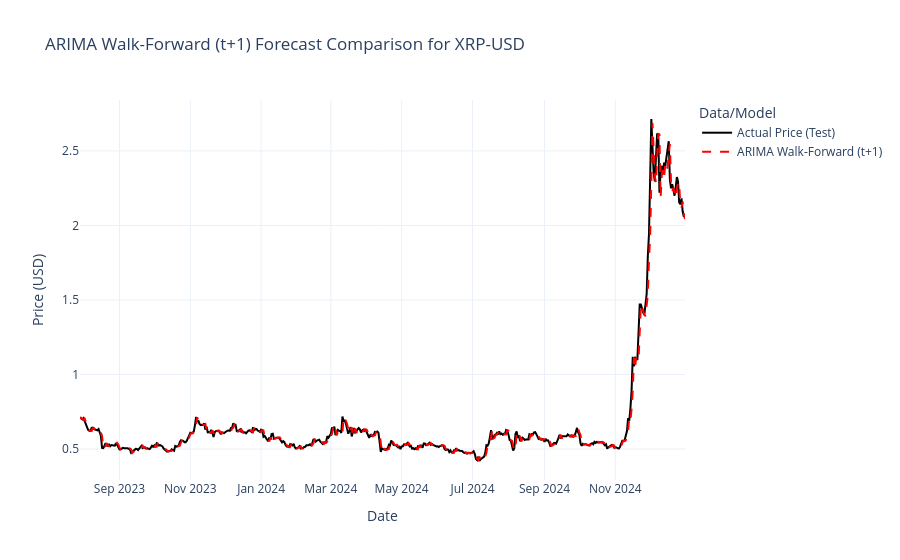

Write notebook code for a chart like this one.
### Code cell
# %% [markdown]
# ## ARIMA Model for XRP; horizon = 1
# ## Python version 3.11+

# %%
import pandas as pd
import numpy as np
import matplotlib.pyplot as plt
import warnings
warnings.filterwarnings('ignore')
import time # To time execution

# Data and Preprocessing
import yfinance as yf
from sklearn.metrics import mean_absolute_percentage_error, mean_absolute_error, mean_squared_error, r2_score
from statsmodels.tsa.stattools import adfuller

# ARIMA
import pmdarima as pm # For auto_arima

# Visualization
import plotly.graph_objects as go

# Plotting Style Preferences (Optional)
plt.style.use('seaborn-v0_8-whitegrid')
plt.rcParams['figure.figsize'] = (12, 6)
plt.rcParams['figure.dpi'] = 100


# %% [markdown]
# ## 2. Configuration

# %%
# --- User Defined Parameters ---
ticker = "XRP-USD"
start_date = "2017-11-09"
end_date = "2025-01-01"

# Define Train/Test Split Ratio for the *initial* training phase
train_split_ratio = 0.80

# auto_arima parameters 
ARIMA_SEASONAL_PERIOD = 7 # Weekly seasonality for daily data 


# %% [markdown]
# ## 3. Data Loading and Preparation

# %%
print(f"--- Loading Data for {ticker} ---")
try:
    df_full = yf.download(tickers=[ticker], start=start_date, end=end_date, progress=False)
    if df_full.empty:
        raise ValueError(f"No data downloaded for {ticker}.")

    # Select 'Close' column directly
    if 'Close' not in df_full.columns:
         raise ValueError(f"'Close' column not found in downloaded data for {ticker}.")
    df_full = df_full[['Close']].copy()

    df_full = df_full.asfreq('D')
    df_full.ffill(inplace=True) 
    df_full.dropna(inplace=True)
    if df_full.empty:
        raise ValueError(f"Data for {ticker} became empty after processing.")
    print(f"Loaded {len(df_full)} data points for {ticker} from {df_full.index.min()} to {df_full.index.max()}.")
except Exception as e:
    print(f"Original Error: {e}")
    raise ValueError(f"Failed to load or process data for {ticker}. Check symbol and data source.")

# %% [markdown]
# ## 4. Data Splitting

# %%
# Split Data into initial training and test sets
n_total = len(df_full)
n_train = int(train_split_ratio * n_total)
n_test = n_total - n_train # n_test determines the number of walk-forward steps

train_data_df = df_full[:n_train]
test_data_df = df_full[n_train:] # This is the period for walk-forward evaluation

print(f"\nInitial Training Data: {n_train} points ({train_data_df.index.min().strftime('%Y-%m-%d')} to {train_data_df.index.max().strftime('%Y-%m-%d')})")
print(f"Test Data (for walk-forward): {n_test} points ({test_data_df.index.min().strftime('%Y-%m-%d')} to {test_data_df.index.max().strftime('%Y-%m-%d')})")


# %% [markdown]
# ## 5. Stationarity Check (on Initial Training Data)

# %%
def check_stationarity(timeseries):
    print("\nResults of Dickey-Fuller Test:")
    dftest = adfuller(timeseries, autolag="AIC")
    dfoutput = pd.Series(
        dftest[0:4],
        index=["Test Statistic", "p-value", "#Lags Used", "# Observations Used"],
    )
    for key, value in dftest[4].items():
        dfoutput[f"Critical Value ({key})"] = value
    print(dfoutput.to_string()) # Use to_string for clean print
    if dftest[1] <= 0.05:
        print("=> Conclusion: Data is likely Stationary (reject H0)")
    else:
        print("=> Conclusion: Data is likely Non-Stationary (fail to reject H0)")

print("\n--- Stationarity Check on Initial Training Data ---")
check_stationarity(train_data_df['Close'])

# %% [markdown]
# ## 6. Initial ARIMA Model Fit (using auto_arima)

# %%
print("\n--- Fitting Initial ARIMA Model on Training Data ---")
start_time_initial_train = time.time()

# Use auto_arima to find the best model once on the initial training data
arima_model = pm.auto_arima(train_data_df['Close'],
                           start_p=1, start_q=1,
                           test='adf',        
                           max_p=3, max_q=3,  
                           m=ARIMA_SEASONAL_PERIOD, 
                           start_P=0, seasonal=(ARIMA_SEASONAL_PERIOD > 1),
                           d=None,           
                           D=None,       
                           trace=False,       
                           error_action='ignore',
                           suppress_warnings=True,
                           stepwise=True)

end_time_initial_train = time.time()
print(f"Initial ARIMA training finished in {end_time_initial_train - start_time_initial_train:.2f} seconds.")
print("\n--- Initial Best Model Found ---")
print(arima_model.summary())
print(f"\nBest ARIMA Order: {arima_model.order}")
print(f"Best Seasonal Order: {arima_model.seasonal_order}")

# %% [markdown]
# ## 7. Walk-Forward Validation (Rolling Forecast) Loop

# %%
print(f"\n--- Starting ARIMA Walk-Forward Validation for {n_test} steps ---")
start_time_walk_forward = time.time()

arima_walk_forward_predictions = [] # List to store the 1-step ahead predictions

for t in range(n_test):
    # 1. Predict 1-step ahead from the current state of the model
    yhat = arima_model.predict(n_periods=1)[0]
    arima_walk_forward_predictions.append(yhat)

    # 2. Get the actual value for the current step 't' from the test set
    actual_value = test_data_df['Close'].iloc[t]

    # 3. Update the model with the actual observation.
    # This efficiently updates the model's state without a full refit.
    try:
        arima_model.update(actual_value)
    except Exception as e:
        print(f"Warning: ARIMA update failed at step {t+1} with error: {e}. Model state might be stale.")
        # Depending on the error, might need to consider refitting here or stopping.

    # Log progress periodically
    if (t + 1) % 100 == 0:
        print(f"ARIMA Walk-Forward Step {t+1}/{n_test} complete.")

    # --- Full Refitting Point (Computationally Expensive) ---
    # if RETRAIN_FREQUENCY > 0 and (t + 1) % RETRAIN_FREQUENCY == 0:
    #     print(f"\n--- Refitting ARIMA at step {t+1}/{n_test} ---")
    #     current_history = df_full['Close'].iloc[:n_train + t + 1] 
    #     arima_model = pm.auto_arima(current_history, ...) 
    #     print("ARIMA Refitting complete.")
    # --- End Refitting ---


end_time_walk_forward = time.time()
total_walk_forward_time = end_time_walk_forward - start_time_walk_forward
print(f"\nARIMA Walk-Forward finished in {total_walk_forward_time:.2f} seconds.")

# Ensure predictions list is numpy array for metrics
arima_walk_forward_predictions = np.array(arima_walk_forward_predictions)

# %% [markdown]
# ## 8. Evaluate Walk-Forward Performance

# %%
# Define the evaluation metrics function 
def evaluate_forecast(y_true, y_pred, model_name):
    """Calculates and prints standard evaluation metrics."""
    # Ensure inputs are 1D
    y_true_flat = y_true.flatten()
    y_pred_flat = y_pred.flatten()

    mae = mean_absolute_error(y_true_flat, y_pred_flat)
    mape = mean_absolute_percentage_error(y_true_flat, y_pred_flat)
    rmse = np.sqrt(mean_squared_error(y_true_flat, y_pred_flat))
    try:
        r2 = r2_score(y_true_flat, y_pred_flat)
    except ValueError: r2 = np.nan

    print(f"\n--- {model_name} Walk-Forward (t+1) Evaluation Results ---")
    print(f"RMSE: {rmse:.4f}")
    print(f"MAE:  {mae:.4f}")
    print(f"MAPE: {mape:.4%}")
    print(f"R²:   {r2:.4f}")
    return {'RMSE': rmse, 'MAE': mae, 'MAPE': mape, 'R2': r2}

# Evaluate against the actual unscaled test data
y_test_actual = test_data_df['Close'].values
if len(y_test_actual) != len(arima_walk_forward_predictions):
    raise ValueError(f"Length mismatch: Actual test data ({len(y_test_actual)}) vs Predictions ({len(arima_walk_forward_predictions)})")

arima_wf_results = evaluate_forecast(y_test_actual, arima_walk_forward_predictions, f"ARIMA ({ticker})")


# %% [markdown]
# ## 9. Visualize Walk-Forward Results

# %%
print("\n--- Plotting Walk-Forward Forecasts ---")

# Create DataFrame for plotting
results_df_wf = pd.DataFrame({
    'Actual': y_test_actual.flatten(),
    f'ARIMA (t+1)': arima_walk_forward_predictions.flatten()
}, index=test_data_df.index)

fig = go.Figure()
fig.add_trace(go.Scatter(x=results_df_wf.index, y=results_df_wf['Actual'], mode='lines', name='Actual Price (Test)', line=dict(color='black')))
fig.add_trace(go.Scatter(x=results_df_wf.index, y=results_df_wf[f'ARIMA (t+1)'], mode='lines', name='ARIMA Walk-Forward (t+1)', line=dict(color='red', dash='dash')))

fig.update_layout(
    title=f'ARIMA Walk-Forward (t+1) Forecast Comparison for {ticker}',
    xaxis_title="Date",
    yaxis_title="Price (USD)",
    legend_title="Data/Model",
    template="plotly_white"
)
fig.show()

# %% [markdown]
# ## 10. Walk-Forward Evaluation Period Summary

# %%
print(f"\n--- Walk-Forward Evaluation Summary ---")
print(f"Initial Training Data End Date: {train_data_df.index.max().strftime('%Y-%m-%d')}")
print(f"Walk-Forward Evaluation Period: {test_data_df.index.min().strftime('%Y-%m-%d')} to {test_data_df.index.max().strftime('%Y-%m-%d')}")
print(f"Number of Walk-Forward Steps (Predictions): {n_test}")

### Figure 1 — Plotly figure (JSON) as saved in the notebook; plotly's stock layout.template omitted (floating-point values rounded to 4 significant figures; data arrays with more than 128 entries replaced by an {"elided": "..."} marker saying what was removed)
{"data": [{"line": {"color": "black"}, "mode": "lines", "name": "Actual Price (Test)", "type": "scatter", "x": {"elided": "522 str values"}, "y": {"elided": "522 float values"}}, {"line": {"color": "red", "dash": "dash"}, "mode": "lines", "name": "ARIMA Walk-Forward (t+1)", "type": "scatter", "x": {"elided": "522 str values"}, "y": {"elided": "522 float values"}}], "layout": {"legend": {"title": {"text": "Data/Model"}}, "title": {"text": "ARIMA Walk-Forward (t+1) Forecast Comparison for XRP-USD"}, "xaxis": {"title": {"text": "Date"}}, "yaxis": {"title": {"text": "Price (USD)"}}}}
